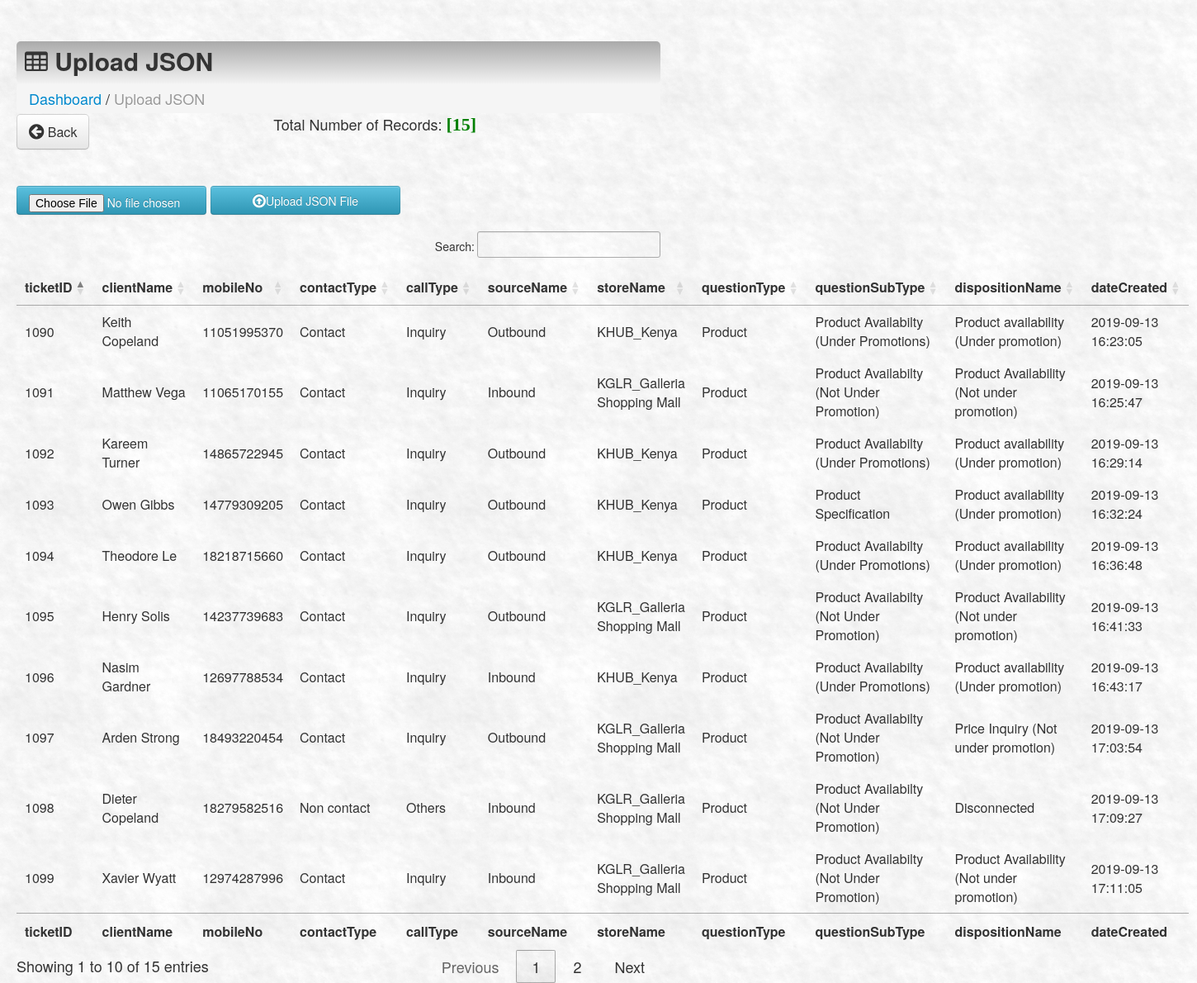
Screenshot of /main/products.php with the database file from the repository.
### tables this page shows
CREATE TABLE `interviewreport` (
  `ID` int(11) NOT NULL AUTO_INCREMENT,
  `clientName` varchar(45) DEFAULT NULL,
  `mobileNo` varchar(12) DEFAULT NULL,
  `contactType` varchar(45) DEFAULT NULL,
  `callType` varchar(45) DEFAULT NULL,
  `sourceName` varchar(45) DEFAULT NULL,
  `storeName` varchar(45) DEFAULT NULL,
  `questionType` varchar(45) DEFAULT NULL,
  `questionSubType` varchar(45) DEFAULT NULL,
  `dispositionName` varchar(45) DEFAULT NULL,
  `dateCreated` datetime DEFAULT NULL,
  `ticketID` int(10) unsigned DEFAULT NULL,
  PRIMARY KEY (`ID`)
);

### main/products.php (the view, shortened to what this page needs)
<html>
    <head>
        <link href="css/bootstrap.css" rel="stylesheet">
        <link rel="stylesheet" type="text/css" href="css/DT_bootstrap.css">
        <link rel="stylesheet" href="css/font-awesome.min.css">
        <link rel="stylesheet" type="text/css" href="https://cdn.datatables.net/1.10.19/css/jquery.dataTables.min.css">
        <link rel="stylesheet" type="text/css" href="https://cdn.datatables.net/buttons/1.5.2/css/buttons.dataTables.min.css">
        <link rel="stylesheet" type="text/css" href="tcal.css" />
        <link href="facebox/facebox.css" media="screen" rel="stylesheet" type="text/css" />
    </head>
    <body>
        <div class="span10">
            <div class="contentheader">
                <i class="icon-table"></i> Upload JSON
            </div>
            <ul class="breadcrumb">
                <li><a href="index.php?page=Dashboard">Dashboard</a></li> /
                <li class="active">Upload JSON</li>
            </ul>
            <div style="margin-top: -19px; margin-bottom: 21px;">
                <a  href="index.php?page=Dashboard"><button class="btn btn-default btn-large" style="float: left;"><i class="icon icon-circle-arrow-left icon-large"></i> Back</button></a>
                <?php
                include('../connect.php');
                $result = $db->prepare("SELECT * FROM interviewreport ORDER BY ID DESC");
                $result->execute();
                $rowcount = $result->rowcount();
                ?>
                <div style="text-align:center;">
                    Total Number of Records:  <font color="green" style="font:bold 22px 'Aleo';">[<?php echo $rowcount; ?>]</font>
                </div>
            </div>
            <br><br>
            <form action="index.php?page=products" method="post" enctype="multipart/form-data">
                <input type="file" name="file" id="file" class="btn btn-info" style="width:230px; height:35px;" required>
                <Button type="submit" name="upload" id="upload" class="btn btn-info" style="width:230px; height:35px;" /><i class="icon-upload icon-large"></i>Upload JSON File</button>
            </form>
            <table class="hoverTable" id="datatable" style="text-align: left;">
                <thead>
                    <tr>
                        <th width="14%"> ticketID</th>
                        <th width="14%"> clientName </th>
                        <th width="13%"> mobileNo</th>
                        <th width="7%"> contactType </th>
                        <th width="9%"> callType </th>
                        <th width="10%"> sourceName </th>
                        <th width="6%"> storeName </th>
                        <th width="6%"> questionType </th>
                        <th width="6%"> questionSubType </th>
                        <th width="5%"> dispositionName </th>
                        <th width="8%"> dateCreated </th>
                    </tr>
                </thead>
                <tbody>
                    <?php for ($i = 0; $row = $result->fetch(); $i++) { ?>
                    <td><?php echo $row['ticketID']; ?></td>
                    <td><?php echo $row['clientName']; ?></td>
                    <td><?php echo $row['mobileNo']; ?></td>
                    <td><?php echo $row['contactType']; ?></td>
                    <td><?php echo $row['callType']; ?></td>
                    <td><?php echo $row['sourceName']; ?></td>
                    <td><?php echo $row['storeName']; ?></td>
                    <td><?php echo $row['questionType']; ?></td>
                    <td><?php echo $row['questionSubType']; ?></td>
                    <td><?php echo $row['dispositionName']; ?></td>
                    <td><?php echo $row['dateCreated']; ?></td>
                    <?php
                }
                ?>
                </tbody>
                <tfoot>
                    <tr>
                        <th width="14%"> ticketID</th>
                        <th width="14%"> clientName </th>
                        <th width="13%"> mobileNo</th>
                        <th width="7%"> contactType </th>
                        <th width="9%"> callType </th>
                        <th width="10%"> sourceName </th>
                        <th width="6%"> storeName </th>
                        <th width="6%"> questionType </th>
                        <th width="6%"> questionSubType </th>
                        <th width="5%"> dispositionName </th>
                        <th width="8%"> dateCreated </th>
                    </tr>
                </tfoot>
            </table>
        </div>
</html>

### main/products.php (style rules this page uses)
body { padding-top: 60px; padding-bottom: 40px; }

### rows the page displays
interviewreport: ticketID "1090", clientName "Keith Copeland", mobileNo "11051995370", contactType "Contact", callType "Inquiry", sourceName "Outbound", storeName "KHUB_Kenya", questionType "Product", questionSubType "Product Availabilty (Under Promotions)", dispositionName "Product availability (Under promotion)", dateCreated "2019-09-13 16:23:05"
interviewreport: ticketID "1091", clientName "Matthew Vega", mobileNo "11065170155", contactType "Contact", callType "Inquiry", sourceName "Inbound", storeName "KGLR_Galleria Shopping Mall", questionType "Product", questionSubType "Product Availabilty (Not Under Promotion)", dispositionName "Product Availability (Not under promotion)", dateCreated "2019-09-13 16:25:47"
interviewreport: ticketID "1092", clientName "Kareem Turner", mobileNo "14865722945", contactType "Contact", callType "Inquiry", sourceName "Outbound", storeName "KHUB_Kenya", questionType "Product", questionSubType "Product Availabilty (Under Promotions)", dispositionName "Product availability (Under promotion)", dateCreated "2019-09-13 16:29:14"
interviewreport: ticketID "1093", clientName "Owen Gibbs", mobileNo "14779309205", contactType "Contact", callType "Inquiry", sourceName "Outbound", storeName "KHUB_Kenya", questionType "Product", questionSubType "Product Specification", dispositionName "Product availability (Under promotion)", dateCreated "2019-09-13 16:32:24"
interviewreport: ticketID "1094", clientName "Theodore Le", mobileNo "18218715660", contactType "Contact", callType "Inquiry", sourceName "Outbound", storeName "KHUB_Kenya", questionType "Product", questionSubType "Product Availabilty (Under Promotions)", dispositionName "Product availability (Under promotion)", dateCreated "2019-09-13 16:36:48"
interviewreport: ticketID "1095", clientName "Henry Solis", mobileNo "14237739683", contactType "Contact", callType "Inquiry", sourceName "Outbound", storeName "KGLR_Galleria Shopping Mall", questionType "Product", questionSubType "Product Availabilty (Not Under Promotion)", dispositionName "Product Availability (Not under promotion)", dateCreated "2019-09-13 16:41:33"
interviewreport: ticketID "1096", clientName "Nasim Gardner", mobileNo "12697788534", contactType "Contact", callType "Inquiry", sourceName "Inbound", storeName "KHUB_Kenya", questionType "Product", questionSubType "Product Availabilty (Under Promotions)", dispositionName "Product availability (Under promotion)", dateCreated "2019-09-13 16:43:17"
interviewreport: ticketID "1097", clientName "Arden Strong", mobileNo "18493220454", contactType "Contact", callType "Inquiry", sourceName "Outbound", storeName "KGLR_Galleria Shopping Mall", questionType "Product", questionSubType "Product Availabilty (Not Under Promotion)", dispositionName "Price Inquiry (Not under promotion)", dateCreated "2019-09-13 17:03:54"
interviewreport: ticketID "1098", clientName "Dieter Copeland", mobileNo "18279582516", contactType "Non contact", callType "Others", sourceName "Inbound", storeName "KGLR_Galleria Shopping Mall", questionType "Product", questionSubType "Product Availabilty (Not Under Promotion)", dispositionName "Disconnected", dateCreated "2019-09-13 17:09:27"
interviewreport: ticketID "1099", clientName "Xavier Wyatt", mobileNo "12974287996", contactType "Contact", callType "Inquiry", sourceName "Inbound", storeName "KGLR_Galleria Shopping Mall", questionType "Product", questionSubType "Product Availabilty (Not Under Promotion)", dispositionName "Product Availability (Not under promotion)", dateCreated "2019-09-13 17:11:05"

### other values shown
$rowcount "15"
